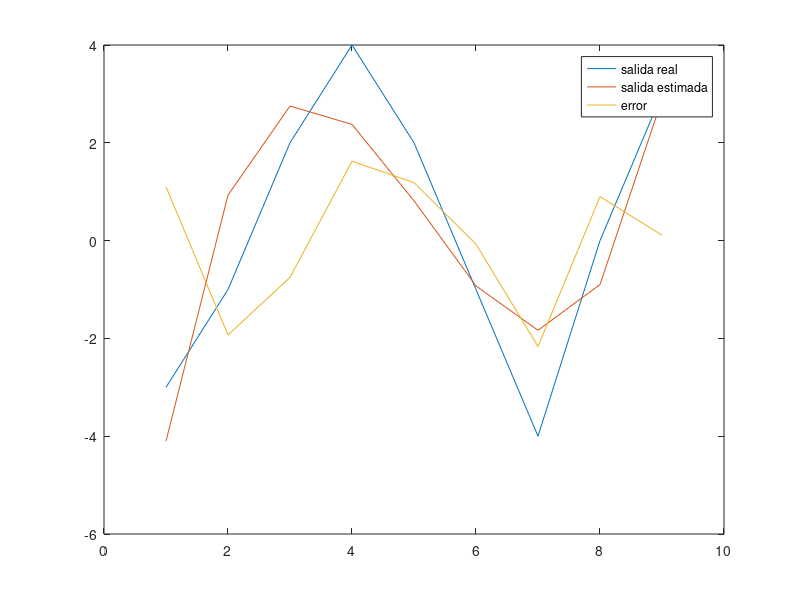

MATLAB code for this plot:
%lo mismo que el anterior pero sin polyfit

clear all
close all
clc

x = [-1:0.25:1]';

y = [-3 -1 2 4 2 -1 -4 0 3]';

A = [x.^3 x.^2 x ones(size(x))];

coefs = pinv(A)*y;

salida=A*coefs;

plot(y);
hold on;
plot(salida);
plot(y-salida);
hold off;
legend('salida real','salida estimada','error');